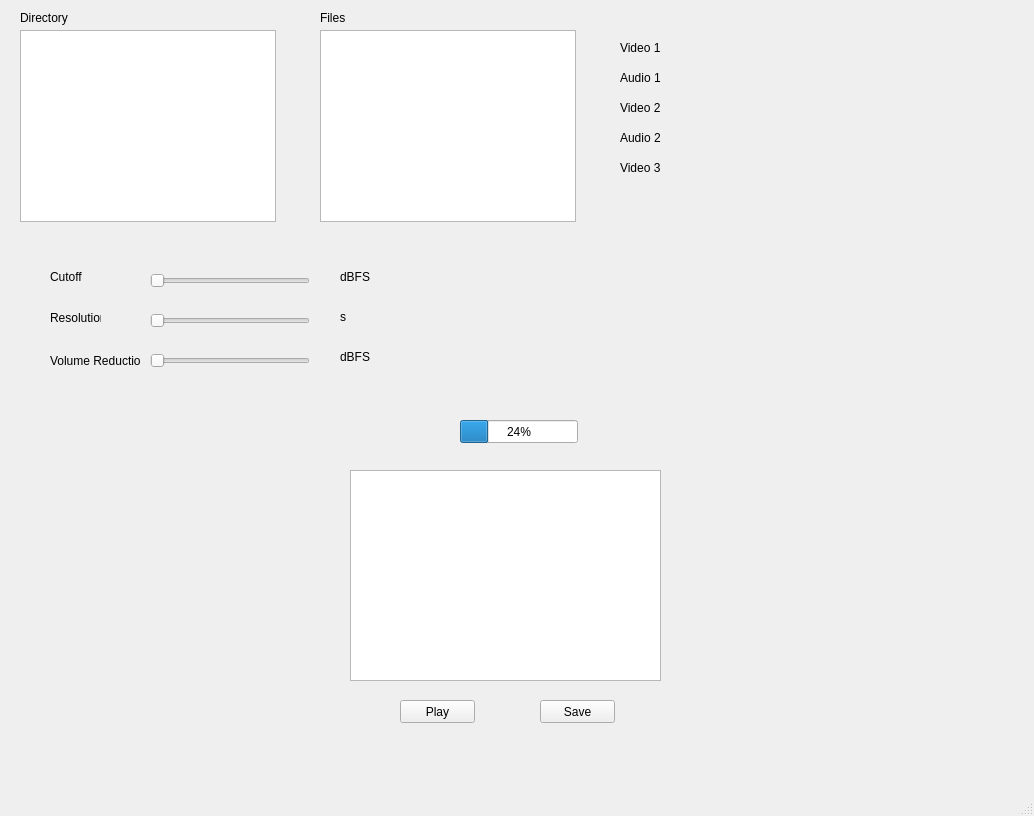
<?xml version="1.0" encoding="UTF-8"?>
<ui version="4.0">
 <class>MainWindow</class>
 <widget class="QMainWindow" name="MainWindow">
  <property name="geometry">
   <rect>
    <x>0</x>
    <y>0</y>
    <width>1034</width>
    <height>816</height>
   </rect>
  </property>
  <property name="windowTitle">
   <string>MainWindow</string>
  </property>
  <widget class="QWidget" name="centralwidget">
   <widget class="QTreeView" name="treeView">
    <property name="geometry">
     <rect>
      <x>20</x>
      <y>30</y>
      <width>256</width>
      <height>192</height>
     </rect>
    </property>
   </widget>
   <widget class="QListView" name="listView">
    <property name="geometry">
     <rect>
      <x>320</x>
      <y>30</y>
      <width>256</width>
      <height>192</height>
     </rect>
    </property>
   </widget>
   <widget class="QLabel" name="label">
    <property name="geometry">
     <rect>
      <x>20</x>
      <y>10</y>
      <width>51</width>
      <height>16</height>
     </rect>
    </property>
    <property name="text">
     <string>Directory</string>
    </property>
   </widget>
   <widget class="QLabel" name="label_2">
    <property name="geometry">
     <rect>
      <x>320</x>
      <y>10</y>
      <width>51</width>
      <height>16</height>
     </rect>
    </property>
    <property name="text">
     <string>Files</string>
    </property>
   </widget>
   <widget class="QLabel" name="label_3">
    <property name="geometry">
     <rect>
      <x>620</x>
      <y>40</y>
      <width>171</width>
      <height>16</height>
     </rect>
    </property>
    <property name="text">
     <string>Video 1</string>
    </property>
   </widget>
   <widget class="QLabel" name="label_4">
    <property name="geometry">
     <rect>
      <x>620</x>
      <y>70</y>
      <width>171</width>
      <height>16</height>
     </rect>
    </property>
    <property name="text">
     <string>Audio 1</string>
    </property>
   </widget>
   <widget class="QLabel" name="label_5">
    <property name="geometry">
     <rect>
      <x>620</x>
      <y>100</y>
      <width>171</width>
      <height>16</height>
     </rect>
    </property>
    <property name="text">
     <string>Video 2</string>
    </property>
   </widget>
   <widget class="QLabel" name="label_6">
    <property name="geometry">
     <rect>
      <x>620</x>
      <y>130</y>
      <width>171</width>
      <height>16</height>
     </rect>
    </property>
    <property name="text">
     <string>Audio 2</string>
    </property>
   </widget>
   <widget class="QLabel" name="label_7">
    <property name="geometry">
     <rect>
      <x>620</x>
      <y>160</y>
      <width>171</width>
      <height>16</height>
     </rect>
    </property>
    <property name="text">
     <string>Video 3</string>
    </property>
   </widget>
   <widget class="QSlider" name="horizontalSlider">
    <property name="geometry">
     <rect>
      <x>150</x>
      <y>270</y>
      <width>160</width>
      <height>22</height>
     </rect>
    </property>
    <property name="orientation">
     <enum>Qt::Horizontal</enum>
    </property>
   </widget>
   <widget class="QSlider" name="horizontalSlider_2">
    <property name="geometry">
     <rect>
      <x>150</x>
      <y>310</y>
      <width>160</width>
      <height>22</height>
     </rect>
    </property>
    <property name="orientation">
     <enum>Qt::Horizontal</enum>
    </property>
   </widget>
   <widget class="QSlider" name="horizontalSlider_3">
    <property name="geometry">
     <rect>
      <x>150</x>
      <y>350</y>
      <width>160</width>
      <height>22</height>
     </rect>
    </property>
    <property name="orientation">
     <enum>Qt::Horizontal</enum>
    </property>
   </widget>
   <widget class="QLabel" name="label_8">
    <property name="geometry">
     <rect>
      <x>50</x>
      <y>270</y>
      <width>47</width>
      <height>13</height>
     </rect>
    </property>
    <property name="text">
     <string>Cutoff</string>
    </property>
   </widget>
   <widget class="QLabel" name="label_9">
    <property name="geometry">
     <rect>
      <x>50</x>
      <y>310</y>
      <width>51</width>
      <height>16</height>
     </rect>
    </property>
    <property name="text">
     <string>Resolution</string>
    </property>
   </widget>
   <widget class="QLabel" name="label_10">
    <property name="geometry">
     <rect>
      <x>50</x>
      <y>350</y>
      <width>91</width>
      <height>21</height>
     </rect>
    </property>
    <property name="text">
     <string>Volume Reduction</string>
    </property>
   </widget>
   <widget class="QProgressBar" name="progressBar">
    <property name="geometry">
     <rect>
      <x>460</x>
      <y>420</y>
      <width>118</width>
      <height>23</height>
     </rect>
    </property>
    <property name="value">
     <number>24</number>
    </property>
   </widget>
   <widget class="QLabel" name="label_11">
    <property name="geometry">
     <rect>
      <x>340</x>
      <y>270</y>
      <width>47</width>
      <height>13</height>
     </rect>
    </property>
    <property name="text">
     <string>dBFS</string>
    </property>
   </widget>
   <widget class="QLabel" name="label_12">
    <property name="geometry">
     <rect>
      <x>340</x>
      <y>310</y>
      <width>47</width>
      <height>13</height>
     </rect>
    </property>
    <property name="text">
     <string>s</string>
    </property>
   </widget>
   <widget class="QLabel" name="label_13">
    <property name="geometry">
     <rect>
      <x>340</x>
      <y>350</y>
      <width>47</width>
      <height>13</height>
     </rect>
    </property>
    <property name="text">
     <string>dBFS</string>
    </property>
   </widget>
   <widget class="QGraphicsView" name="graphicsView">
    <property name="geometry">
     <rect>
      <x>350</x>
      <y>470</y>
      <width>311</width>
      <height>211</height>
     </rect>
    </property>
   </widget>
   <widget class="QPushButton" name="pushButton">
    <property name="geometry">
     <rect>
      <x>400</x>
      <y>700</y>
      <width>75</width>
      <height>23</height>
     </rect>
    </property>
    <property name="text">
     <string>Play</string>
    </property>
   </widget>
   <widget class="QPushButton" name="pushButton_2">
    <property name="geometry">
     <rect>
      <x>540</x>
      <y>700</y>
      <width>75</width>
      <height>23</height>
     </rect>
    </property>
    <property name="text">
     <string>Save</string>
    </property>
   </widget>
  </widget>
  <widget class="QMenuBar" name="menubar">
   <property name="geometry">
    <rect>
     <x>0</x>
     <y>0</y>
     <width>1034</width>
     <height>21</height>
    </rect>
   </property>
  </widget>
  <widget class="QStatusBar" name="statusbar"/>
 </widget>
 <resources/>
 <connections/>
</ui>
